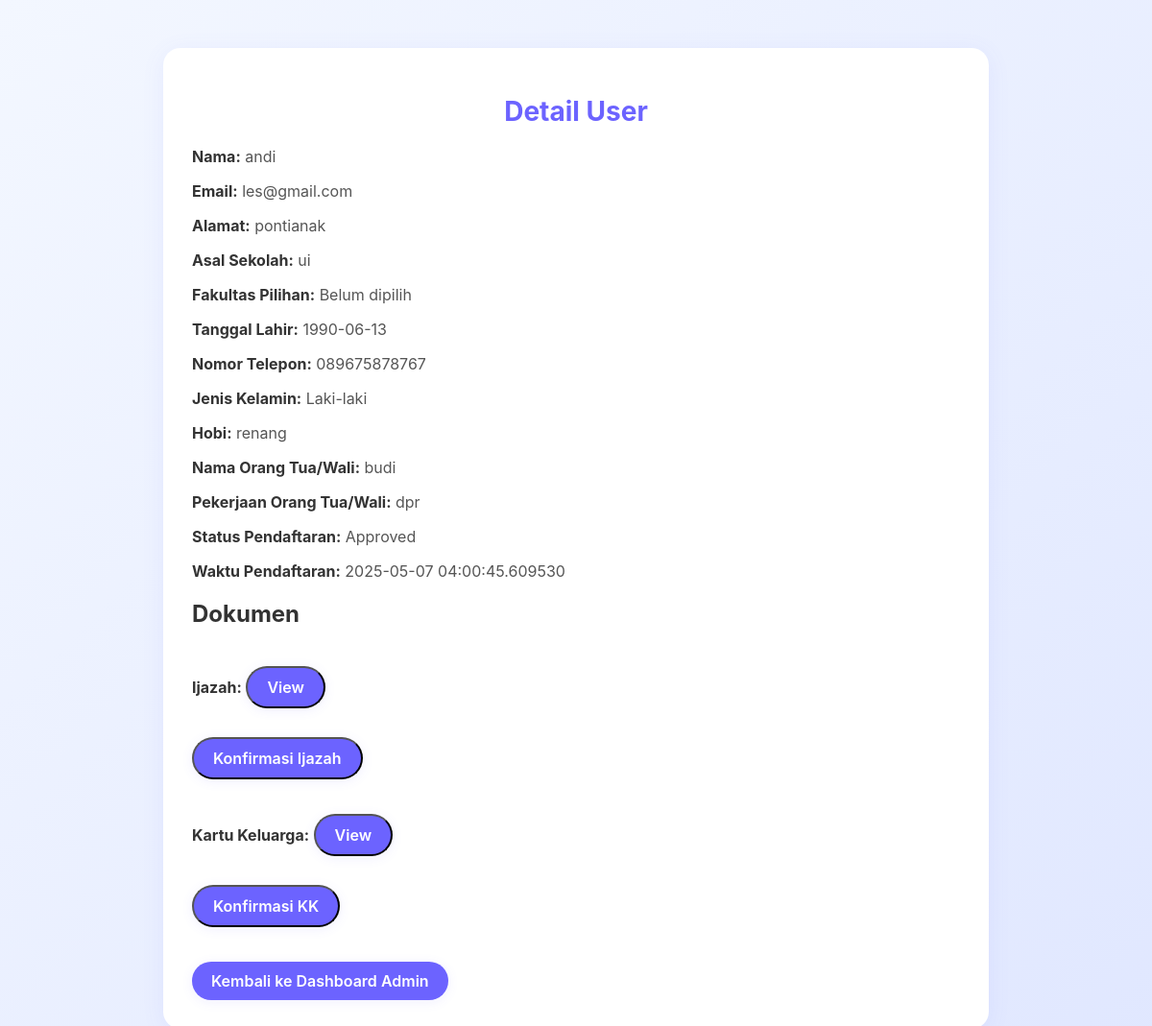
Page /user_detail/1 on the committed database.
### models.py (models this page shows)
class User(db.Model):
    id = db.Column(db.Integer, primary_key=True)
    name = db.Column(db.String(100), nullable=False)
    email = db.Column(db.String(100), unique=True, nullable=False)
    password = db.Column(db.String(100), nullable=False)
    address = db.Column(db.String(200))
    school = db.Column(db.String(100))
    birth_date = db.Column(db.Date)
    phone = db.Column(db.String(15))
    gender = db.Column(db.String(10))
    hobby = db.Column(db.String(100))
    parent_name = db.Column(db.String(100))
    parent_job = db.Column(db.String(100))
    ijazah = db.Column(db.String(200))  # Link ke file ijazah
    kk = db.Column(db.String(200))  # Link ke file kartu keluarga
    ijazah_confirmed = db.Column(db.Boolean, default=False)  # Status konfirmasi ijazah
    kk_confirmed = db.Column(db.Boolean, default=False)  # Status konfirmasi KK
    status = db.Column(db.String(20), default='Pending')  # Pending, Approved, Rejected
    created_at = db.Column(db.DateTime, default=datetime.utcnow)  # Waktu pendaftaran
    payment_status = db.Column(db.String(20), default='Pending')  # Pending, Approved, Rejected
    payment_proof = db.Column(db.String(200))  # Path ke file bukti pembayaran
    is_action_taken = db.Column(db.Boolean, default=False)  # True jika admin sudah mengambil tindakan
    is_payment_action_taken = db.Column(db.Boolean, default=False)  # True jika admin sudah mengambil tindakan pada pembayaran
    faculty = db.Column(db.String(100))  # Fakultas pilihan user

### app.py (the view)
@app.route('/user_detail/<int:user_id>')
def user_detail(user_id):
    user = User.query.get(user_id)
    if not user:
        flash('User tidak ditemukan.')
        return redirect(url_for('dashboard_admin'))
    return render_template('user_detail.html', user=user)

### templates/user_detail.html (shortened to what this page needs)
<!DOCTYPE html>
<html>
<head>
    <link rel="stylesheet" type="text/css" href="{{ url_for('static', filename='css/detail.css') }}">
</head>
<body>
    <div class="container">
        <h1>Detail User</h1>
        <p><strong>Nama:</strong> {{ user.name }}</p>
        <p><strong>Email:</strong> {{ user.email }}</p>
        <p><strong>Alamat:</strong> {{ user.address or 'Belum diisi' }}</p>
        <p><strong>Asal Sekolah:</strong> {{ user.school or 'Belum diisi' }}</p>
        <p><strong>Fakultas Pilihan:</strong> {{ user.faculty or 'Belum dipilih' }}</p>
        <p><strong>Tanggal Lahir:</strong> {{ user.birth_date or 'Belum diisi' }}</p>
        <p><strong>Nomor Telepon:</strong> {{ user.phone or 'Belum diisi' }}</p>
        <p><strong>Jenis Kelamin:</strong> {{ user.gender or 'Belum diisi' }}</p>
        <p><strong>Hobi:</strong> {{ user.hobby or 'Belum diisi' }}</p>
        <p><strong>Nama Orang Tua/Wali:</strong> {{ user.parent_name or 'Belum diisi' }}</p>
        <p><strong>Pekerjaan Orang Tua/Wali:</strong> {{ user.parent_job or 'Belum diisi' }}</p>
        <p><strong>Status Pendaftaran:</strong> {{ user.status }}</p>
        <p><strong>Waktu Pendaftaran:</strong> {{ user.created_at }}</p>
        <h2>Dokumen</h2>
        <p><strong>Ijazah:</strong>
            {% if user.ijazah %}
                <button onclick="viewDocument(['{{ url_for('static', filename=user.ijazah) }}'])" class="btn btn-blue">View</button>
                {% if not user.ijazah_confirmed %}
                    <form method="POST" action="{{ url_for('confirm_documents', user_id=user.id) }}" style="display: inline;">
                        <button type="submit" name="document" value="ijazah" class="btn btn-green">Konfirmasi Ijazah</button>
                    </form>
                {% else %}
                    <span class="status complete">✔ Sudah dikonfirmasi</span>
                {% endif %}
            {% else %}
                Belum diunggah
            {% endif %}
        </p>
        <p><strong>Kartu Keluarga:</strong>
            {% if user.kk %}
                <button onclick="viewDocument(['{{ url_for('static', filename=user.kk) }}'])" class="btn btn-blue">View</button>
                {% if not user.kk_confirmed %}
                    <form method="POST" action="{{ url_for('confirm_documents', user_id=user.id) }}" style="display: inline;">
                        <button type="submit" name="document" value="kk" class="btn btn-green">Konfirmasi KK</button>
                    </form>
                {% else %}
                    <span class="status complete">✔ Sudah dikonfirmasi</span>
                {% endif %}
            {% else %}
                Belum diunggah
            {% endif %}
        </p>
        <a href="{{ url_for('dashboard_admin') }}" class="btn btn-blue">Kembali ke Dashboard Admin</a>
    </div>
</body>
</html>

### static/css/detail.css (style rules this page uses)
body { margin: 0; font-family: 'Inter', sans-serif; background: linear-gradient(135deg, #f3f7ff 0%, #e0e7ff 100%); color: #333; }
.container { max-width: 800px; margin: 50px auto; background: #fff; padding: 30px; border-radius: 18px; box-shadow: 0 4px 24px rgba(108,99,255,0.08); }
.container h1 { font-size: 28px; color: #6c63ff; margin-bottom: 20px; text-align: center; }
.container p { font-size: 16px; margin-bottom: 10px; color: #555; }
.container strong { color: #333; }
.btn { display: inline-block; padding: 10px 20px; background-color: #6c63ff; color: #fff; text-decoration: none; border-radius: 30px; font-size: 16px; margin-top: 20px; transition: background 0.2s, color 0.2s; font-family: 'Inter', sans-serif; font-weight: 600; box-shadow: 0 2px 12px rgba(108,99,255,0.10); }

### rows in the picture
User: name "andi", email "les@gmail.com", address "pontianak", school "ui", faculty "Belum dipilih", birth_date "1990-06-13", phone "089675878767", gender "Laki-laki", hobby "renang", parent_name "budi", parent_job "dpr", status "Approved", created_at "2025-05-07 04:00:45.609530"
